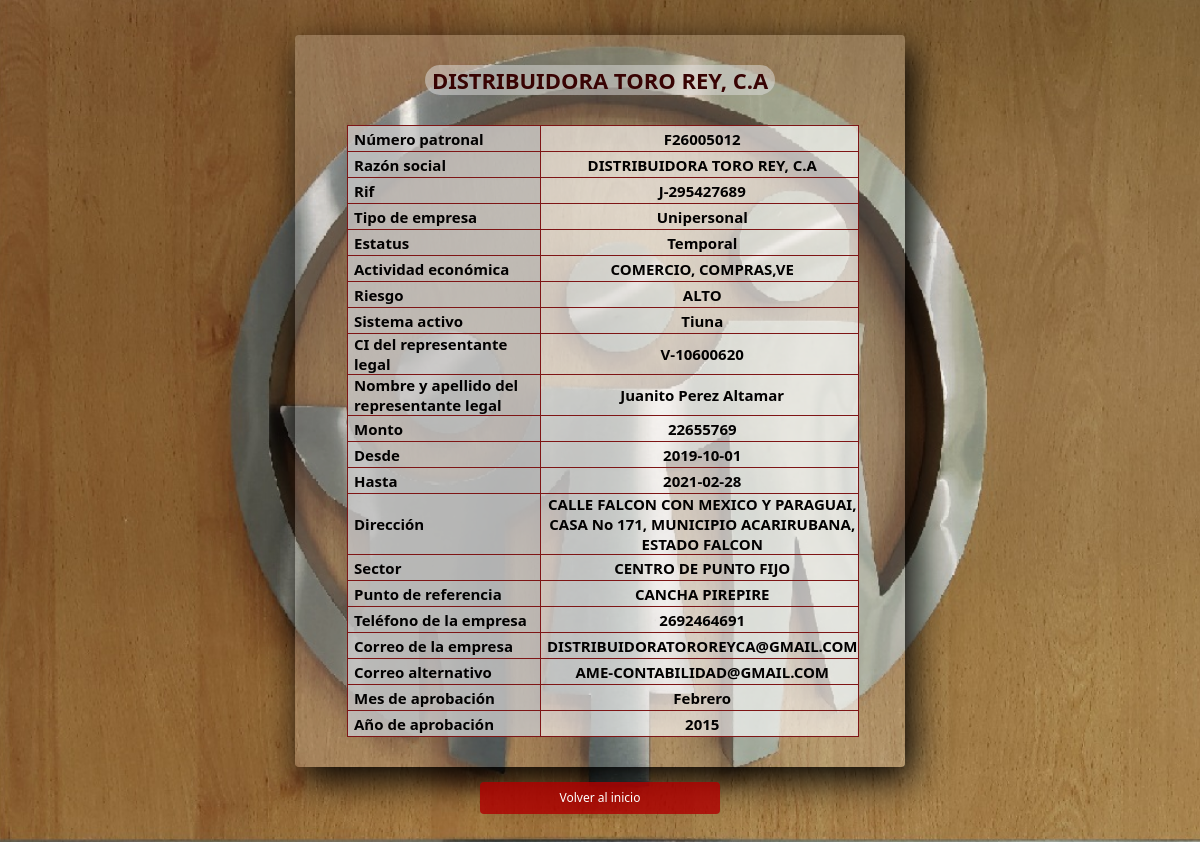
The page /CRSE/insert_buscar_2.php?buscar=295427689 on the database its author committed.
### tables this page shows
CREATE TABLE `empresa` (
  `Num_patroID` varchar(9) NOT NULL,
  `Razon_social` varchar(40) NOT NULL,
  `Tip_rif` enum('J','V','G') NOT NULL,
  `Num_rif` int(9) NOT NULL,
  `Tipo_empresa` enum('Privada','Publica','Unipersonal','Mixta') NOT NULL,
  `Estatus` enum('Activa','Temporal','Inactiva','Inactiva Bloc Definitivo') NOT NULL,
  `Activ_econom` varchar(20) NOT NULL,
  `Riesgo` varchar(10) NOT NULL,
  `Sistema_activ` enum('Tiuna','Tradicional','Sira') NOT NULL,
  `Nacionalidad` enum('V','E') NOT NULL,
  `Repr_legal_CI` int(12) NOT NULL,
  `Nom_Ap_Rep_legal` varchar(50) NOT NULL,
  `Monto` int(10) NOT NULL,
  `Desde` date NOT NULL,
  `Hasta` date NOT NULL,
  `Direccion` varchar(300) NOT NULL,
  `Sector` varchar(50) NOT NULL,
  `Punt_ref` varchar(200) NOT NULL,
  `Telf_local_emp` varchar(12) NOT NULL,
  `Correo_emp` varchar(40) NOT NULL,
  `Correo_altern` varchar(40) NOT NULL,
  `Mes_aprov` enum('Enero','Febrero','Marzo','Abril','Mayo','Junio','Julio','Agosto','Septiembre','Octubre','Noviembre','Diciembre') NOT NULL,
  `Año_aprov` year(4) NOT NULL
);

### CRSE/insert_buscar_2.php (the view, shortened to what this page needs)
<!DOCTYPE html>
<html>
<head>
<link rel="stylesheet" href="estilo_busc_elim.css">
</head>
<body class="body2">
<?php
    require("datos_conec.php");
    $conexion=mysqli_connect($bd_host, $bd_usuario, $bd_contra);
    $busqueda= mysqli_real_escape_string($conexion, $_GET["buscar"]);
    mysqli_select_db($conexion, $bd_nombre) or die ("No se encuentra la Base de Datos");
    mysqli_set_charset($conexion, "utf8");
    $consulta="SELECT * FROM empresa WHERE Num_rif='$busqueda'";
    $resultados=mysqli_query($conexion, $consulta);
    while($dato=mysqli_fetch_array($resultados, MYSQLI_ASSOC)){
        echo "<section class='ins_buscar'>";
        echo "<h2>" . $dato['Razon_social'] . "</h2>";
        echo "<table class='table'>
                <tr>
                  <td class='td'>Número patronal</td>
                  <td class='td2'>" . $dato['Num_patroID'] . "</td>
                </tr>
                <tr>
                  <td class='td'>Razón social</td>
                  <td class='td2'>" . $dato['Razon_social'] . "</td>
                </tr>
                <tr>
                  <td class='td'>Rif</td>
                  <td class='td2'>" . $dato['Tip_rif'] . "-" .  $dato['Num_rif'] . "</td>
                </tr>
                <tr>
                  <td class='td'>Tipo de empresa</td>
                  <td class='td2'>" . $dato['Tipo_empresa'] . "</td>
                </tr>
                <tr>
                  <td class='td'>Estatus</td>
                  <td class='td2'>" . $dato['Estatus'] . "</td>
                </tr>
                <tr>
                  <td class='td'>Actividad económica</td>
                  <td class='td2'>" . $dato['Activ_econom'] . "</td>
                </tr>
                <tr>
                  <td class='td'>Riesgo</td>
                  <td class='td2'>" . $dato['Riesgo'] . "</td>
                </tr>
                <tr>
                  <td class='td'>Sistema activo</td>
                  <td class='td2'>" . $dato['Sistema_activ'] . "</td>
                </tr>
                <tr>
                  <td class='td'>CI del representante legal</td>
                  <td class='td2'>" . $dato['Nacionalidad'] . "-" . $dato['Repr_legal_CI'] . "</td>
                </tr>
                <tr>
                  <td class='td'>Nombre y apellido del representante legal</td>
                  <td class='td2'>" . $dato['Nom_Ap_Rep_legal'] . "</td>
                </tr>
                <tr>
                  <td class='td'>Monto</td>
                  <td class='td2'>" . $dato['Monto'] . "</td>
                </tr>
                <tr>
                  <td class='td'>Desde</td>
                  <td class='td2'>" . $dato['Desde'] . "</td>
                </tr>
                <tr>
                  <td class='td'>Hasta</td>
                  <td class='td2'>" . $dato['Hasta'] . "</td>
                </tr>
                <tr>
                  <td class='td'>Dirección</td>
                  <td class='td2'>" . $dato['Direccion'] . "</td>
                </tr>
                <tr>
                  <td class='td'>Sector</td>
                  <td class='td2'>" . $dato['Sector'] . "</td>
                </tr>
                <tr>
                  <td class='td'>Punto de referencia</td>
                  <td class='td2'>" . $dato['Punt_ref'] . "</td>
                </tr>
                <tr>
                  <td class='td'>Teléfono de la empresa</td>
                  <td class='td2'>" . $dato['Telf_local_emp'] . "</td>
                </tr>
                <tr>
                  <td class='td'>Correo de la empresa</td>
                  <td class='td2'>" . $dato['Correo_emp'] . "</td>
                </tr>
                <tr>
                  <td class='td'>Correo alternativo</td>
                  <td class='td2'>" . $dato['Correo_altern'] . "</td>
                </tr>
                <tr>
                  <td class='td'>Mes de aprobación</td>
                  <td class='td2'>" . $dato['Mes_aprov'] . "</td>
                </tr>
                <tr>
                  <td class='td'>Año de aprobación</td>
                  <td class='td2'>" . $dato['Año_aprov'] . "</td>
                </tr>
              </table></section>";
    };
    echo "<form action='index.php' align='center'>
    <input class='boton' type='submit' name='menu' value='Volver al inicio'></form>";
?>
</body>
</html>

### CRSE/estilo_busc_elim.css (style rules this page uses)
* { margin: 0; padding: 0; font-family: 'Segoe UI', 'Segoe WP', system-ui, Arial, Sans-Serif; }
.body2 { background-image: url(imagen/fotoIVSS4.jpg); background-position: center; background-attachment: fixed; background-repeat: no-repeat; background-size: 101% 110%; }
.boton { width: 20%; background: rgba(175, 1, 1, 0.815); border: none; padding: 10px; color: rgb(255, 255, 255); margin: 3px 0; font-size: 12px; line-height: 12px; border-radius: 4px; cursor: pointer; margin-top: 15px; margin-bottom: 30px; }
.ins_buscar { width: 550px; background: #ffffff2f; padding: 30px; margin: auto; margin-top: 35px; border-radius: 4px; color: whitesmoke; box-shadow: 7px 13px 37px #000; }
h2 { text-align: center; width: 350px; margin-top: -10px; margin: auto; margin-bottom: 30px; border-radius: 20px; font-size: 22px; cursor: default; color:rgb(56, 3, 3); background-color: #e4e4e47c; }
.td { width: 200px; height: 25px; background-color: rgba(168, 168, 168, 0.514); }
.td2 { width: 300px; text-align: center; font-weight: 600; }
.table { margin-left: 4%; margin-right: 3%; border-collapse: collapse; border-color: rgb(140, 215, 238); background-color: rgba(255, 255, 255, 0.623); color:rgb(2, 1, 1); font-weight: 650; font-size: 15px; }
td { border: 1px solid rgb(126, 21, 21); padding-left: 6px; }

### rows shown on the page
empresa: Razon_social "DISTRIBUIDORA TORO REY, C.A", Num_patroID "F26005012", Tip_rif "J", Num_rif "295427689", Tipo_empresa "Unipersonal", Estatus "Temporal", Activ_econom "COMERCIO, COMPRAS,VE", Riesgo "ALTO", Sistema_activ "Tiuna", Nacionalidad "V", Repr_legal_CI "10600620", Nom_Ap_Rep_legal "Juanito Perez Altamar", Monto "22655769", Desde "2019-10-01", Hasta "2021-02-28", Direccion "CALLE FALCON CON MEXICO Y PARAGUAI, CASA No 171, MUNICIPIO ACARIRUBANA, ESTADO FALCON", Sector "CENTRO DE PUNTO FIJO", Punt_ref "CANCHA PIREPIRE", Telf_local_emp "2692464691", Correo_emp "DISTRIBUIDORATOROREYCA@GMAIL.COM", Correo_altern "AME-CONTABILIDAD@GMAIL.COM", Mes_aprov "Febrero", Año_aprov "2015"
